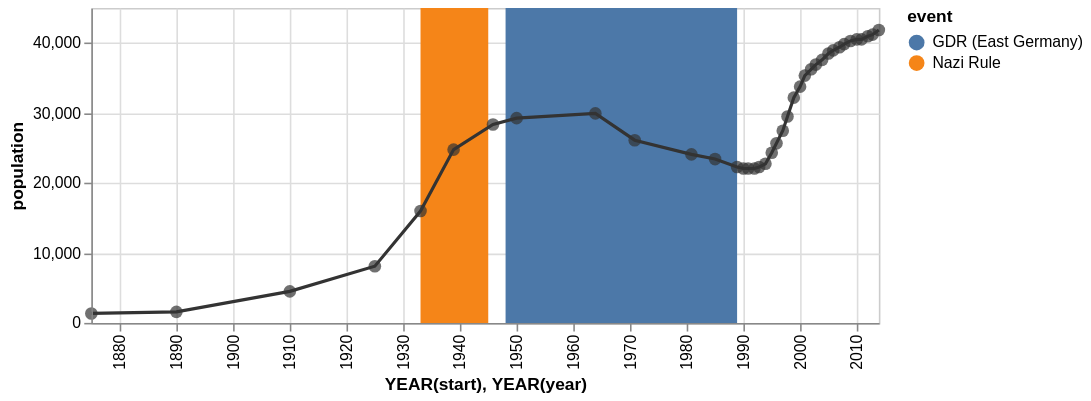

Describe this chart as a Vega-Lite specification.
### Vega specification from a JSON file in a GitHub repository (floating-point values rounded to 4 significant figures)
{"$schema": "https://vega.github.io/schema/vega/v3.0.json", "description": "The population of the German city of Falkensee over time", "autosize": "pad", "padding": 5, "encode": {"update": {"stroke": {"value": "#ccc"}, "fill": {"value": "transparent"}}}, "data": [{"name": "source_0", "values": [{"year": "1875", "population": 1309}, {"year": "1890", "population": 1558}, {"year": "1910", "population": 4512}, {"year": "1925", "population": 8180}, {"year": "1933", "population": 15915}, {"year": "1939", "population": 24824}, {"year": "1946", "population": 28275}, {"year": "1950", "population": 29189}, {"year": "1964", "population": 29881}, {"year": "1971", "population": 26007}, {"year": "1981", "population": 24029}, {"year": "1985", "population": 23340}, {"year": "1989", "population": 22307}, {"year": "1990", "population": 22087}, {"year": "1991", "population": 22139}, {"year": "1992", "population": 22105}, {"year": "1993", "population": 22242}, {"year": "1994", "population": 22801}, {"year": "1995", "population": 24273}, {"year": "1996", "population": 25640}, {"year": "1997", "population": 27393}, {"year": "1998", "population": 29505}, {"year": "1999", "population": 32124}, {"year": "2000", "population": 33791}, {"year": "2001", "population": 35297}, {"year": "2002", "population": 36179}, {"year": "2003", "population": 36829}, {"year": "2004", "population": 37493}, {"year": "2005", "population": 38376}, {"year": "2006", "population": 39008}, {"year": "2007", "population": 39366}, {"year": "2008", "population": 39821}, {"year": "2009", "population": 40179}, {"year": "2010", "population": 40511}, {"year": "2011", "population": 40465}, {"year": "2012", "population": 40905}, {"year": "2013", "population": 41258}, {"year": "2014", "population": 41777}]}, {"name": "source_1", "values": [{"start": "1933", "end": "1945", "event": "Nazi Rule"}, {"start": "1948", "end": "1989", "event": "GDR (East Germany)"}]}, {"name": "data_0", "source": "source_0", "transform": [{"type": "formula", "expr": "timeParse(datum[\"year\"],'%Y')", "as": "year"}]}, {"name": "data_1", "source": "data_0", "transform": [{"type": "formula", "expr": "toDate(datum[\"year\"])", "as": "year"}, {"type": "formula", "expr": "toNumber(datum[\"population\"])", "as": "population"}, {"type": "filter", "expr": "datum[\"year\"] !== null && !isNaN(datum[\"year\"]) && datum[\"population\"] !== null && !isNaN(datum[\"population\"])"}, {"type": "formula", "as": "year_year", "expr": "datetime(year(datum[\"year\"]), 0, 1, 0, 0, 0, 0)"}]}, {"name": "data_2", "source": "data_0", "transform": [{"type": "formula", "expr": "toDate(datum[\"year\"])", "as": "year"}, {"type": "formula", "expr": "toNumber(datum[\"population\"])", "as": "population"}, {"type": "filter", "expr": "datum[\"year\"] !== null && !isNaN(datum[\"year\"]) && datum[\"population\"] !== null && !isNaN(datum[\"population\"])"}, {"type": "formula", "as": "year_year", "expr": "datetime(year(datum[\"year\"]), 0, 1, 0, 0, 0, 0)"}]}, {"name": "data_3", "source": "source_1", "transform": [{"type": "formula", "expr": "timeParse(datum[\"start\"],'%Y')", "as": "start"}, {"type": "formula", "expr": "timeParse(datum[\"end\"],'%Y')", "as": "end"}, {"type": "filter", "expr": "datum[\"start\"] !== null && !isNaN(datum[\"start\"])"}, {"type": "formula", "as": "year_start", "expr": "datetime(year(datum[\"start\"]), 0, 1, 0, 0, 0, 0)"}, {"type": "formula", "as": "year_end", "expr": "datetime(year(datum[\"end\"]), 0, 1, 0, 0, 0, 0)"}]}], "signals": [{"name": "width", "update": "500"}, {"name": "height", "update": "200"}], "marks": [{"name": "layer_0_marks", "type": "rect", "from": {"data": "data_3"}, "encode": {"update": {"x": {"scale": "x", "field": "year_start"}, "x2": {"scale": "x", "field": "year_end"}, "y": {"value": 0}, "y2": {"field": {"group": "height"}}, "fill": {"scale": "color", "field": "event"}}}}, {"name": "layer_1_layer_0_marks", "type": "line", "sort": {"field": "datum[\"year_year\"]", "order": "descending"}, "from": {"data": "data_1"}, "encode": {"update": {"x": {"scale": "x", "field": "year_year"}, "y": {"scale": "y", "field": "population"}, "stroke": {"value": "#333"}}}}, {"name": "layer_1_layer_1_marks", "type": "symbol", "role": "pointOverlay", "from": {"data": "data_2"}, "encode": {"update": {"x": {"scale": "x", "field": "year_year"}, "y": {"scale": "y", "field": "population"}, "fill": {"value": "#333"}, "opacity": {"value": 0.7}}}}], "scales": [{"name": "x", "type": "time", "domain": {"fields": [{"data": "data_3", "field": "year_start"}, {"data": "data_3", "field": "year_end"}, {"data": "data_1", "field": "year_year"}, {"data": "data_2", "field": "year_year"}], "sort": true}, "range": [0, {"signal": "width"}], "round": true, "nice": "year"}, {"name": "color", "type": "ordinal", "domain": {"data": "data_3", "field": "event", "sort": true}, "range": "category"}, {"name": "y", "type": "linear", "domain": {"fields": [{"data": "data_1", "field": "population"}, {"data": "data_2", "field": "population"}], "sort": true}, "range": [{"signal": "height"}, 0], "round": true, "nice": true, "zero": true}], "axes": [{"scale": "x", "labelOverlap": true, "orient": "bottom", "tickCount": {"signal": "ceil(width/40)"}, "title": "YEAR(start), YEAR(year)", "zindex": 1, "encode": {"labels": {"update": {"text": {"signal": "timeFormat(datum.value, '%Y')"}, "angle": {"value": 270}, "align": {"value": "right"}, "baseline": {"value": "middle"}}}}}, {"scale": "x", "domain": false, "grid": true, "labels": false, "maxExtent": 0, "minExtent": 0, "orient": "bottom", "tickCount": {"signal": "ceil(width/40)"}, "ticks": false, "zindex": 0, "gridScale": "y"}, {"scale": "y", "labelOverlap": true, "orient": "left", "tickCount": {"signal": "ceil(height/40)"}, "title": "population", "zindex": 1}, {"scale": "y", "domain": false, "grid": true, "labels": false, "maxExtent": 0, "minExtent": 0, "orient": "left", "tickCount": {"signal": "ceil(height/40)"}, "ticks": false, "zindex": 0, "gridScale": "x"}], "legends": [{"fill": "color", "title": "event"}], "config": {"axis": {"domainColor": "#888", "tickColor": "#888"}, "axisY": {"minExtent": 30}}}
